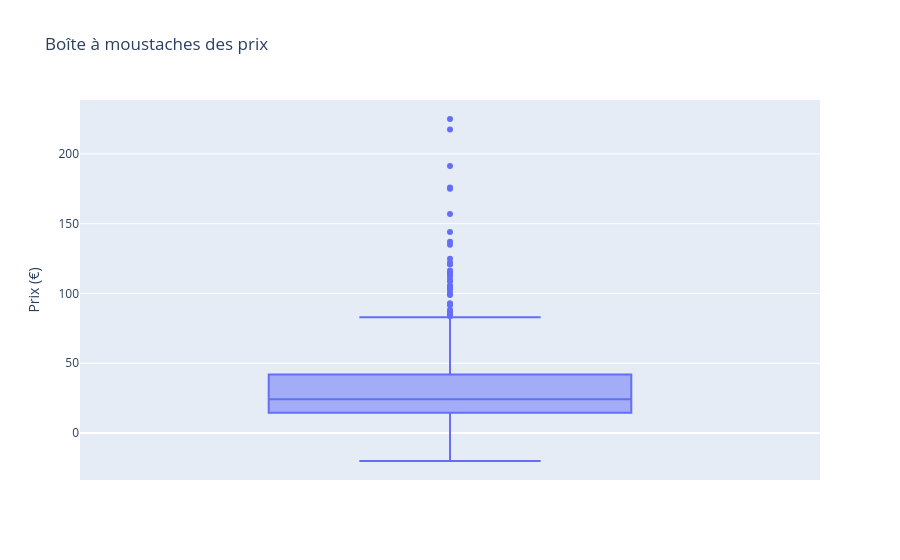

Notebook source saved alongside this figure:
### Code cell
#Autre méthode avec plotly express
fig = px.box(df_merge, y="price", title="Boîte à moustaches des prix",
             labels={"price": "Prix (€)"})
fig.show()

### Figure 1 — Plotly figure (JSON) as saved in the notebook; plotly's stock layout.template omitted (floating-point values rounded to 4 significant figures; data arrays with more than 128 entries replaced by an {"elided": "..."} marker saying what was removed)
{"data": [{"alignmentgroup": "True", "hovertemplate": "Prix (€)=%{y}<extra></extra>", "legendgroup": "", "marker": {"color": "#636efa"}, "name": "", "notched": false, "offsetgroup": "", "orientation": "v", "showlegend": false, "type": "box", "x0": " ", "xaxis": "x", "y": {"elided": "825 float values"}, "y0": " ", "yaxis": "y"}], "layout": {"boxmode": "group", "legend": {"tracegroupgap": 0}, "title": {"text": "Boîte à moustaches des prix"}, "xaxis": {"anchor": "y", "domain": [0.0, 1.0]}, "yaxis": {"anchor": "x", "domain": [0.0, 1.0], "title": {"text": "Prix (€)"}}}}
